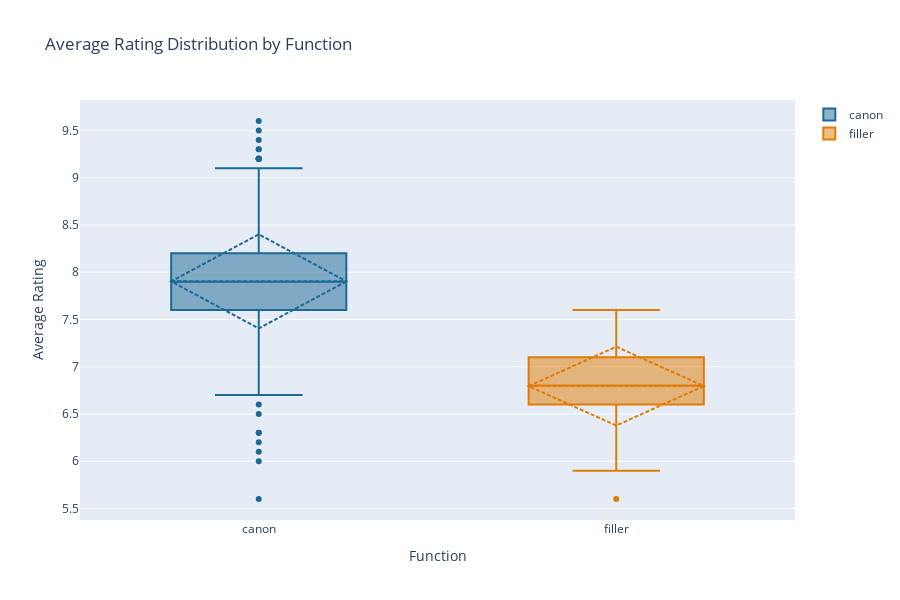

The notebook cell saved with this chart:
### Code cell
# Create the figure
fig = go.Figure()

# Add a boxplot trace for each 'Function'
for function in df['Function'].unique():
    function_data = df[df['Function'] == function]
    
    fig.add_trace(go.Box(
        x=function_data['Function'],  # x-axis is the 'Function' column
        y=function_data['average_rating'],  # y-axis is the 'average_rating'
        name=function,  # Set the name of the function for the legend
        boxmean='sd',  # Show the mean and standard deviation within the boxplot
        marker=dict(
            color=function_color_map.get(function, '#000000'),  # Use color map for each 'Function', default to black if not found
        ),
        customdata=function_data[['episode', 'name']].values,  # Pass episode and name as custom data
        hovertemplate=(
            'Function: %{x}<br>'  # Hover info for 'Function'
            'Average Rating: %{y}<br>'  # Show average rating for the boxplot
            'Episode %{customdata[0]}: %{customdata[1]}<br>'  # Show episode number (outlier point)
            '<extra></extra>'  # Remove extra trace information
        )
    ))

# Update layout
fig.update_layout(
    title='Average Rating Distribution by Function',  # Title of the plot
    xaxis_title='Function',  # x-axis title
    yaxis_title='Average Rating',  # y-axis title
    height=600,  # Set the figure height
    showlegend=True,  # Show legend for different functions
)

# Show the figure
fig.show()

### Figure 1 — Plotly figure (JSON) as saved in the notebook; plotly's stock layout.template omitted (floating-point values rounded to 4 significant figures; data arrays with more than 128 entries replaced by an {"elided": "..."} marker saying what was removed)
{"data": [{"boxmean": "sd", "customdata": {"elided": "866x2 mixed values"}, "hovertemplate": "Function: %{x}<br>Average Rating: %{y}<br>Episode %{customdata[0]}: %{customdata[1]}<br><extra></extra>", "marker": {"color": "rgb(29, 105, 150)"}, "name": "canon", "type": "box", "x": {"elided": "866 str values"}, "y": {"elided": "866 float values"}}, {"boxmean": "sd", "customdata": {"elided": "92x2 mixed values"}, "hovertemplate": "Function: %{x}<br>Average Rating: %{y}<br>Episode %{customdata[0]}: %{customdata[1]}<br><extra></extra>", "marker": {"color": "rgb(225, 124, 5)"}, "name": "filler", "type": "box", "x": ["filler", "filler", "filler", "filler", "filler", "filler", "filler", "filler", "filler", "filler", "filler", "filler", "filler", "filler", "filler", "filler", "filler", "filler", "filler", "filler", "filler", "filler", "filler", "filler", "filler", "filler", "filler", "filler", "filler", "filler", "filler", "filler", "filler", "filler", "filler", "filler", "filler", "filler", "filler", "filler", "filler", "filler", "filler", "filler", "filler", "filler", "filler", "filler", "filler", "filler", "filler", "filler", "filler", "filler", "filler", "filler", "filler", "filler", "filler", "filler", "filler", "filler", "filler", "filler", "filler", "filler", "filler", "filler", "filler", "filler", "filler", "filler", "filler", "filler", "filler", "filler", "filler", "filler", "filler", "filler", "filler", "filler", "filler", "filler", "filler", "filler", "filler", "filler", "filler", "filler", "filler", "filler"], "y": [6.3, 6.3, 7.1, 6.8, 6.7, 6.6, 6.8, 7.1, 7.2, 6.7, 6.8, 7, 6.8, 6.9, 6.9, 7, 6.7, 6.9, 6.6, 7.2, 6.9, 6.9, 6.8, 7.5, 7.2, 7.4, 7.1, 7.4, 7.6, 7.5, 7.4, 7.3, 7.4, 7.5, 7.6, 7.4, 7.1, 6.9, 7.3, 7, 6.8, 6.8, 6.9, 6.6, 6.6, 6.7, 6.6, 6.2, 6, 6.2, 6.8, 6.2, 6.4, 6.7, 6.5, 6.6, 6.6, 6.5, 6.7, 6.6, 5.6, 6.5, 6.5, 7.4, 6.1, 6.1, 6.9, 6.5, 6.6, 6.6, 7.2, 6.9, 6.2, 6.3, 7, 7, 6.9, 6.7, 5.9, 6.9, 6.8, 6.7, 6.9, 6.5, 6.7, 6.7, 7.2, 7.3, 7.4, 6.2, 6, 6.3]}], "layout": {"height": 600, "showlegend": true, "title": {"text": "Average Rating Distribution by Function"}, "xaxis": {"title": {"text": "Function"}}, "yaxis": {"title": {"text": "Average Rating"}}}}
